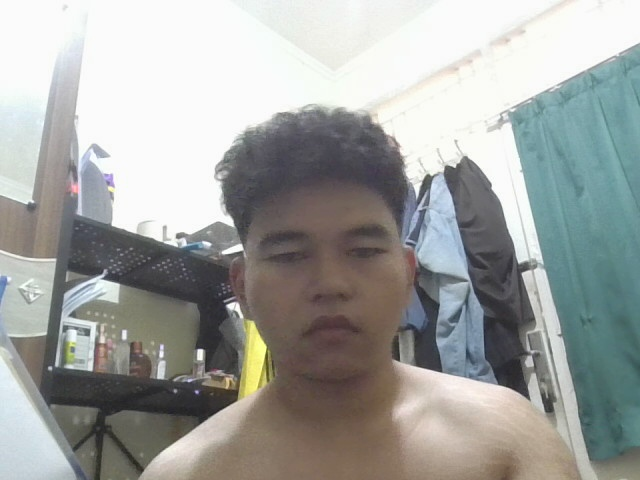
#> input picture ml/dataset/test/daffa/img_0001.jpg, 640 x 480 px; its folder holds only this picture in this run
$ python evaluate.py
#> lines starting #> are read from the running program, lines starting #| are printed output that depends on the picture
### ml/utils/logger.py
"""
utils/logger.py — Setup Logger Boostify ML
Fix: Support UTF-8 + emoji di Windows PowerShell
"""

import logging
import os
import sys

sys.path.append(os.path.dirname(os.path.dirname(os.path.abspath(__file__))))
from config import LOG_FILE, LOG_LEVEL


def get_logger(name: str) -> logging.Logger:
    """
    Buat logger dengan format yang konsisten.
    Semua log ditulis ke console DAN ke file log.
    Support emoji dan karakter UTF-8 di Windows.
    """
#> (reads ml/models/embeddings.pkl from the repository)
#> (reads ml/models/labels.pkl from the repository)
#> in extract_embedding, img is the input picture: shape (480, 640, 3); mean B, G, R 160.2, 163.1, 160.9
    os.makedirs(os.path.dirname(LOG_FILE), exist_ok=True)

    logger = logging.getLogger(name)
    logger.setLevel(getattr(logging, LOG_LEVEL))

    if logger.handlers:
        return logger  # hindari duplikasi handler

    fmt = logging.Formatter(
        "[%(asctime)s] [%(levelname)s] [%(name)s] %(message)s",
        datefmt="%Y-%m-%d %H:%M:%S"
    )

    # ── Handler ke console (fix UTF-8 Windows) ──
    try:
        # Windows: paksa stdout pakai UTF-8
        console_stream = open(
            sys.stdout.fileno(),
            mode='w',
            encoding='utf-8',
            buffering=1,
            closefd=False
        )
        ch = logging.StreamHandler(console_stream)
    except Exception:
        # Fallback kalau gagal (Linux/Mac tidak butuh ini)
        ch = logging.StreamHandler(sys.stdout)

    ch.setFormatter(fmt)
    logger.addHandler(ch)

    # ── Handler ke file (UTF-8) ──
    fh = logging.FileHandler(LOG_FILE, encoding='utf-8')
    fh.setFormatter(fmt)
    logger.addHandler(fh)

    return logger

### ml/evaluate.py
"""
evaluate.py — Evaluasi Akurasi Model Boostify (Fixed for Windows)
"""

import os
import sys
import pickle
import tempfile
import numpy as np
import cv2
from pathlib import Path
from tqdm import tqdm
from collections import defaultdict

sys.path.append(os.path.dirname(os.path.abspath(__file__)))
from config import (
    BASE_DIR, EMBEDDING_FILE, LABEL_FILE,
    SIMILARITY_THRESHOLD, MODEL_BACKEND,
    FACE_SIZE, CLAHE_CLIP, CLAHE_GRID
)
from utils.logger import get_logger

logger    = get_logger("evaluate")
TMP_EVAL  = os.path.join(tempfile.gettempdir(), "boostify_eval.jpg")
TMP_FACE  = os.path.join(tempfile.gettempdir(), "boostify_eval_face.jpg")

DATASET_TEST = os.path.join(BASE_DIR, "dataset", "test")


def apply_clahe(image: np.ndarray) -> np.ndarray:
    lab = cv2.cvtColor(image, cv2.COLOR_BGR2LAB)
#> lab: shape (480, 640, 3); mean of channels 0, 1, 2 168, 127, 129.4
    l, a, b = cv2.split(lab)
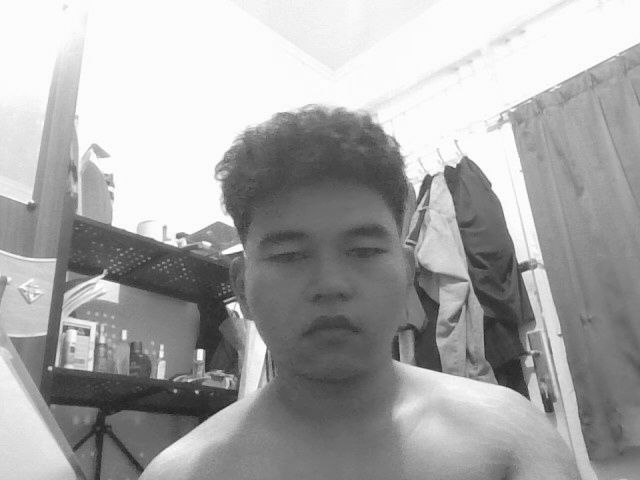
#> l: shape (480, 640); min 32, max 255, mean 168
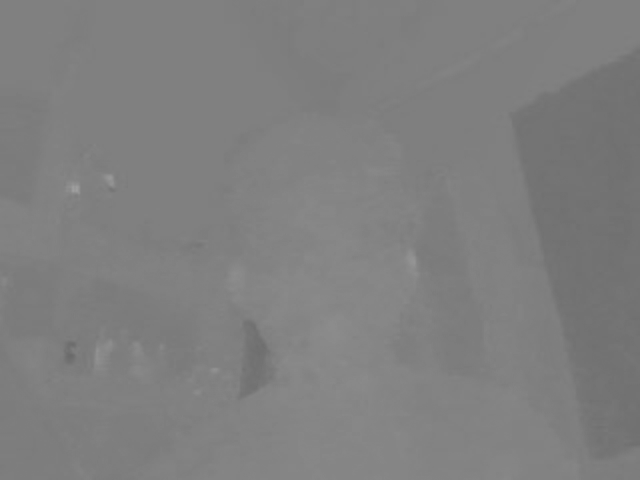
#> a: shape (480, 640); min 106, max 159, mean 127
    clahe = cv2.createCLAHE(clipLimit=CLAHE_CLIP, tileGridSize=CLAHE_GRID)
    l = clahe.apply(l)
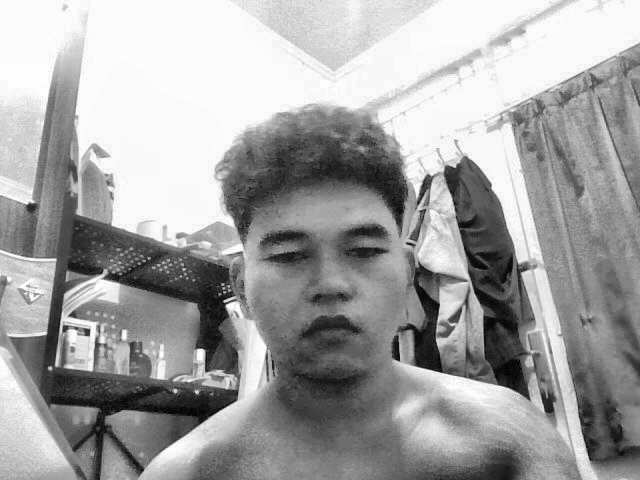
#> l: shape (480, 640); min 3, max 255, mean 162.8
    return cv2.cvtColor(cv2.merge([l, a, b]), cv2.COLOR_LAB2BGR)
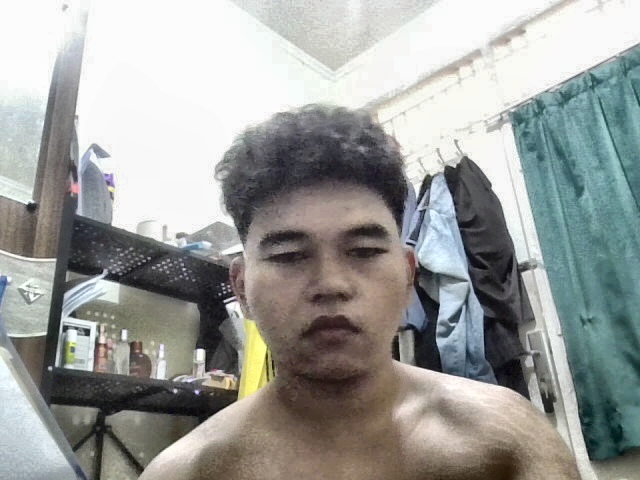
#> returned value: shape (480, 640, 3); mean B, G, R 155.5, 158.4, 156.2


def get_face_crop(image: np.ndarray, DeepFace) -> np.ndarray:
    """Crop wajah, fallback ke center crop kalau gagal."""
    try:
        cv2.imwrite(TMP_EVAL, image)
        faces = DeepFace.extract_faces(
            img_path          = TMP_EVAL,
            detector_backend  = "opencv",
            enforce_detection = False,
            align             = True
        )
        if faces and len(faces) > 0:
            face_data = faces[0]["face"]
            if face_data.max() <= 1.0:
                face_data = (face_data * 255).astype(np.uint8)
            return cv2.resize(face_data, FACE_SIZE)
    except Exception as e:
        logger.debug(f"Detect gagal: {e}")

    # Fallback: center crop
    h, w = image.shape[:2]
    size = min(h, w)
    y1   = (h - size) // 2
    x1   = (w - size) // 2
    return cv2.resize(image[y1:y1+size, x1:x1+size], FACE_SIZE)


def extract_embedding(DeepFace, image_path: str) -> np.ndarray | None:
    try:
        img = cv2.imread(image_path)
        if img is None:
            return None

        enhanced = apply_clahe(img)
        face     = get_face_crop(enhanced, DeepFace)

        cv2.imwrite(TMP_FACE, face)
        result = DeepFace.represent(
            img_path          = TMP_FACE,
            model_name        = MODEL_BACKEND,
            detector_backend  = "skip",
            enforce_detection = False,
            align             = False
        )
        if result and len(result) > 0:
            emb  = np.array(result[0]["embedding"])
            norm = np.linalg.norm(emb)
            return emb / norm if norm > 0 else emb
        return None
    except Exception as e:
        logger.debug(f"Gagal: {e}")
        return None


def cosine_similarity(a: np.ndarray, b: np.ndarray) -> float:
    na = np.linalg.norm(a)
    nb = np.linalg.norm(b)
    return float(np.dot(a, b) / (na * nb)) if na > 0 and nb > 0 else 0.0


def find_best_match(emb: np.ndarray, db: dict) -> tuple:
    best_name, best_score = "Unknown", 0.0
    for nama, db_emb in db.items():
        score = cosine_similarity(emb, db_emb)
        if score > best_score:
            best_score = score
            best_name  = nama
    return best_name, best_score


def find_optimal_threshold(results_raw: list) -> float:
    best_thresh, best_acc = 0.5, 0.0
    for thresh in np.arange(0.3, 0.95, 0.05):
        correct = sum(
            1 for true_l, pred_l, score in results_raw
            if (pred_l if score >= thresh else "Unknown") == true_l
        )
        acc = correct / len(results_raw) if results_raw else 0
        if acc > best_acc:
            best_acc   = acc
            best_thresh = thresh
    return round(best_thresh, 2)


def evaluate():
    if not os.path.exists(EMBEDDING_FILE):
        logger.error("embeddings.pkl tidak ditemukan. Jalankan train.py dulu.")
        return

    if not os.path.exists(DATASET_TEST):
        logger.error(f"Folder test tidak ditemukan: {DATASET_TEST}")
        logger.info("Buat: ml/dataset/test/[nama]/ lalu isi foto test.")
        return

    with open(EMBEDDING_FILE, "rb") as f:
        embeddings_db = pickle.load(f)
    with open(LABEL_FILE, "rb") as f:
        registered_labels = pickle.load(f)

    logger.info(f"Database: {registered_labels}")

    try:
        from deepface import DeepFace
    except ImportError:
        logger.error("pip install deepface")
        return

    persons = [d for d in os.listdir(DATASET_TEST)
               if os.path.isdir(os.path.join(DATASET_TEST, d))]

    if not persons:
        logger.error("Tidak ada subfolder di dataset/test/")
        return

    logger.info(f"Evaluasi untuk {len(persons)} orang: {persons}\n")

    results_raw = []
    per_person  = defaultdict(lambda: {"correct": 0, "wrong": 0, "no_face": 0})

    for person in persons:
        test_dir    = os.path.join(DATASET_TEST, person)
        test_photos = [
            os.path.join(test_dir, f)
            for f in os.listdir(test_dir)
            if f.lower().endswith(('.jpg', '.jpeg', '.png'))
        ]

        if not test_photos:
            logger.warning(f"[{person}] Tidak ada foto test.")
            continue

        logger.info(f"[{person}] Testing {len(test_photos)} foto ...")

        for fpath in tqdm(test_photos, desc=f"  {person}"):
            emb = extract_embedding(DeepFace, fpath)

            if emb is None:
                per_person[person]["no_face"] += 1
                results_raw.append((person, "Unknown", 0.0))
                continue

            pred_name, score = find_best_match(emb, embeddings_db)

            if score >= SIMILARITY_THRESHOLD and pred_name == person:
                per_person[person]["correct"] += 1
            else:
                per_person[person]["wrong"] += 1

            results_raw.append((person, pred_name, score))

    # ── Laporan ──
    print(f"\n{'='*60}")
    print("LAPORAN EVALUASI BOOSTIFY ML")
    print(f"{'='*60}")
    print(f"Threshold saat ini : {SIMILARITY_THRESHOLD}")
    print(f"Model              : {MODEL_BACKEND}")
    print(f"{'─'*60}")
    print(f"{'Nama':<20} {'Benar':>8} {'Salah':>8} {'No Face':>8} {'Akurasi':>10}")
    print(f"{'─'*60}")

    total_correct = total_wrong = total_noface = 0

    for person in persons:
        c  = per_person[person]["correct"]
        w  = per_person[person]["wrong"]
        nf = per_person[person]["no_face"]
        total_test = c + w + nf
        acc = f"{(c/total_test*100):.1f}%" if total_test > 0 else "N/A"
        print(f"{person:<20} {c:>8} {w:>8} {nf:>8} {acc:>10}")
        total_correct += c
        total_wrong   += w
        total_noface  += nf

    total_all = total_correct + total_wrong + total_noface
    overall   = total_correct / total_all * 100 if total_all > 0 else 0

    print(f"{'─'*60}")
    print(f"{'TOTAL':<20} {total_correct:>8} {total_wrong:>8} {total_noface:>8} {overall:>9.1f}%")
    print(f"{'='*60}")

    optimal = find_optimal_threshold(results_raw)
    print(f"\nREKOMENDASI:")
    print(f"  Threshold optimal: {optimal}")
    if optimal != SIMILARITY_THRESHOLD:
        print(f"  Ubah SIMILARITY_THRESHOLD di config.py ke {optimal}")

    if overall >= 90:
        print(f"\n  Akurasi {overall:.1f}% — Model SIAP deploy ke Raspberry Pi!")
    elif overall >= 75:
        print(f"\n  Akurasi {overall:.1f}% — Cukup, tapi tambah data untuk lebih baik.")
    else:
        print(f"\n  Akurasi {overall:.1f}% — Tambah dataset dulu sebelum deploy!")


if __name__ == "__main__":
    logger.info("Mulai evaluasi model Boostify ...")
    evaluate()
#> (the call stopped at in get_face_crop, `faces = DeepFace.extract_faces( img_path          = TMP_EVAL, detector..`: deepface is not available in this run)
